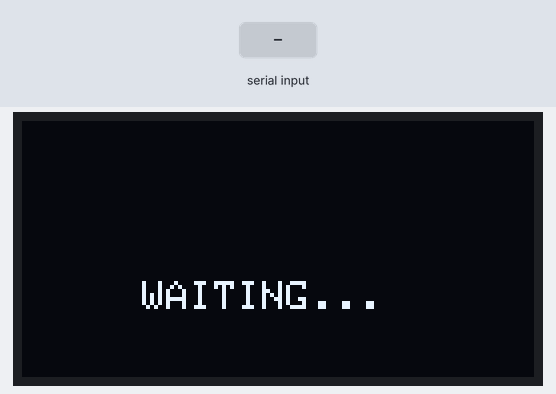
The sketch below on a simulated ESP32-C3. Parts: 128×64 one-colour display. Inputs (shaded band) come from the test bench.

Above: at 1.2 s.
1.3 s: "1" received over Serial
At 2.4 s:
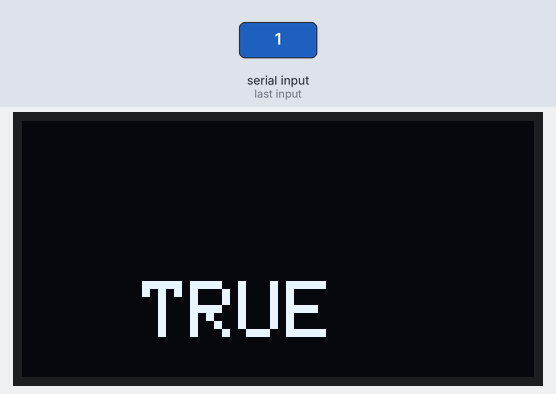
2.8 s: "0" received over Serial
At 3.5 s:
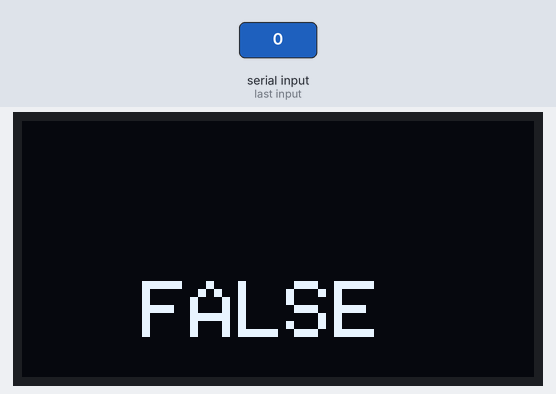
4.3 s: "2" received over Serial
At 4.6 s:
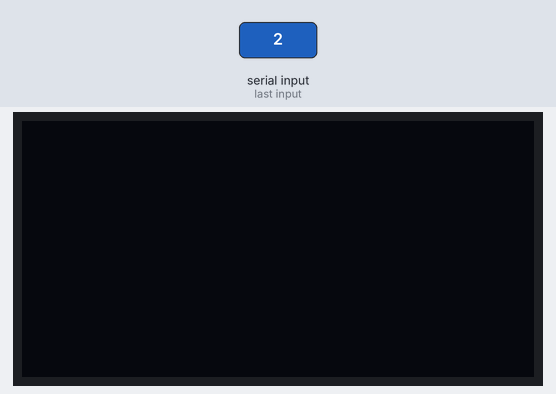
Timing chart, 0 to 7.3 s (numbered marks = the images above; inputs shaded):
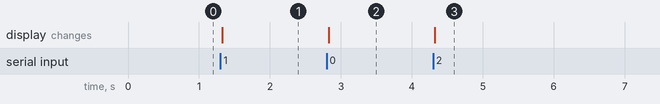

Measured:
- after the input at 1.3 s, the display: changes at once (image 1)
- after the input at 2.8 s, the display: changes at once (image 2)
- after the input at 4.3 s, the display: changes at once (image 3)

The sketch:

Esp32_C3_Supermini_Tft_St7789_Starter_v02.ino
```cpp
#include <Wire.h>
#include <Adafruit_GFX.h>
#include <Adafruit_SSD1306.h>

#define SCREEN_WIDTH 128
#define SCREEN_HEIGHT 64
#define SDA_PIN 5
#define SCL_PIN 6

Adafruit_SSD1306 display(SCREEN_WIDTH, SCREEN_HEIGHT, &Wire, -1);

void setup() {
  // Начинаем слушать USB порт (скорость 115200)
  Serial.begin(115200);

  // Инициализация дисплея
  Wire.begin(SDA_PIN, SCL_PIN);
  if(!display.begin(SSD1306_SWITCHCAPVCC, 0x3C)) {
    for(;;);
  }

  // Приветственный экран
  display.clearDisplay();
  display.setTextSize(1);
  display.setTextColor(WHITE);
  display.setCursor(30, 40);
  display.println("WAITING...");
  display.display();

  display.ssd1306_command(0xA0);
}

void loop() {
  // Если пришли данные от Python
  if (Serial.available() > 0) {
    char data = Serial.read(); // Читаем символ ('1' или '0')

    display.clearDisplay();

    display.setTextSize(2); // Увеличим шрифт для результата

    if (data == '1') {
      display.setCursor(30, 40);
      display.println("TRUE");
    }
    else if (data == '0') {
      display.setCursor(30, 40);
      display.println("FALSE");
    }

    display.setTextSize(1); // Возвращаем размер шрифта
    display.display();
  }
}
```
